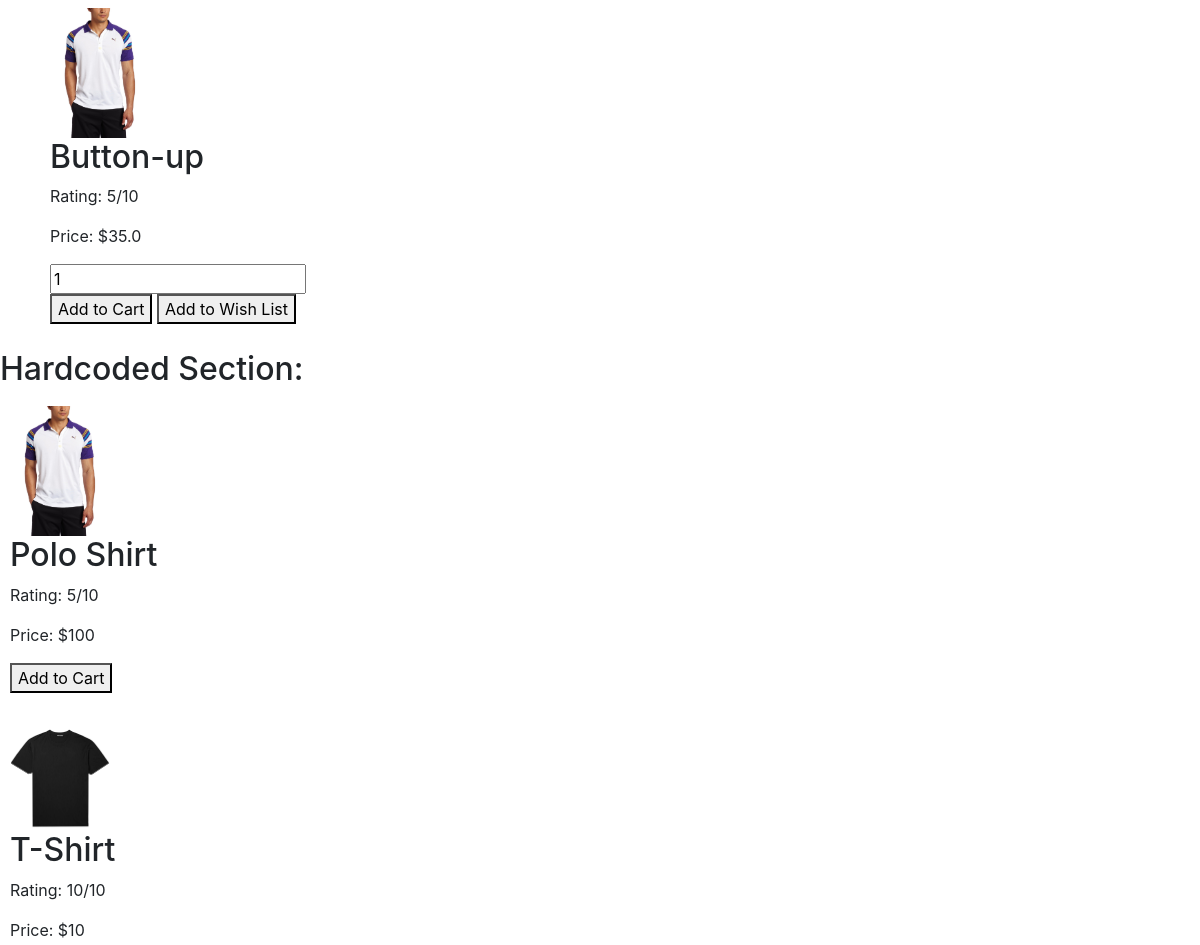
/product (middle part), run on an earlier commit of the app's database.
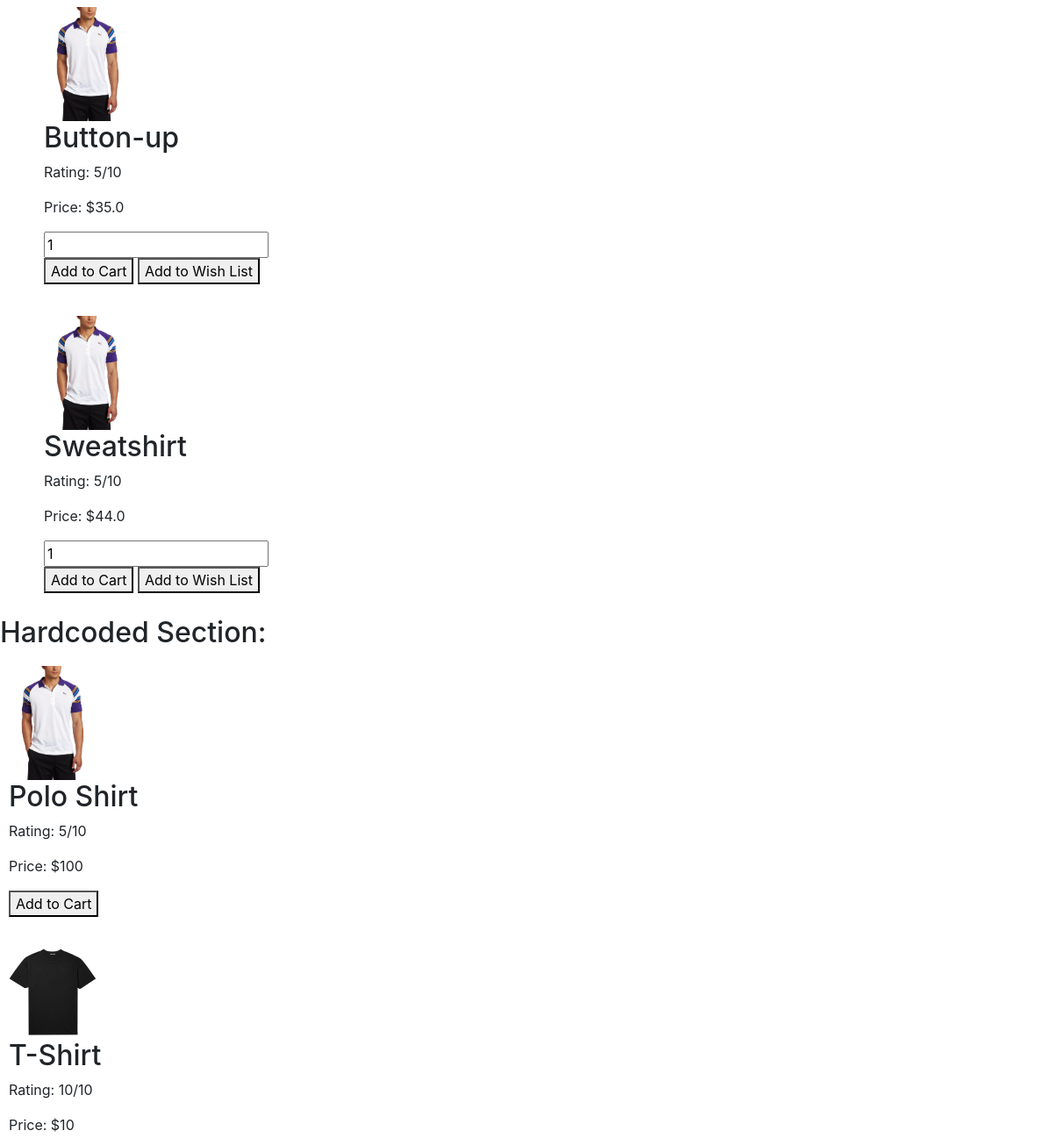
And on a later commit of the database.
### ShoppingApp/models.py (models this page shows)
class Item(db.Model):
    __tablename__ = 'table_of_items'
    id = db.Column(db.Integer, primary_key=True)
    itemname = db.Column(db.String(64), unique=True, nullable=False)
    itemprice = db.Column(db.Float)

### ShoppingApp/routes.py (the view, shortened to what this page needs)
@app.route('/product', methods=['GET','POST'])
def product():
    title = 'Products'
    items = Item.query.all()
    print(items)
    return render_template('product.html', items=items, title=title)

### ShoppingApp/templates/product.html (shortened to what this page needs)
{% extends "base.html" %}
{% block content %}
{% for item in items %}
<ul>
    <div class="column">
        <form action="?itemname={{item.itemname}}&itemprice={{item.itemprice}}"
              method="POST"
        >
            <img src=/static/images/polo.jpg width=100px>
            <h2>{{item.itemname}}</h2>
            <p>Rating: 5/10</p>
            <p>Price: ${{item.itemprice}}</p>
            <div>
                <input type="text" name="quantity" value=1>
            </div>
            <button
                type="submit"
                name="addtocart"
                value=2
            >
                Add to Cart
            </button>
            <button
                type="submit"
                name="addtowishlist"
                value=1
            >
                Add to Wish List
            </button>
        </form>
    </div>
</ul>
{% endfor %}
<h2>Hardcoded Section:</h2>
<div class="column" >
    <img src = /static/images/polo.jpg width =100px>
    <h2>Polo Shirt</h2>
    <p>Rating: 5/10</p>
    <p>Price: $100</p>
    <button> Add to Cart </button>
  </div>
  <div class="column">
    <img src = /static/images/tshirt.jpg width =100px>
    <h2>T-Shirt</h2>
    <p>Rating: 10/10</p>
    <p>Price: $10</p>
  </div>
{% endblock content %}

What changed in the data, as far as the page shows it:
added Item: itemname "Sweatshirt", itemprice "44.0"
